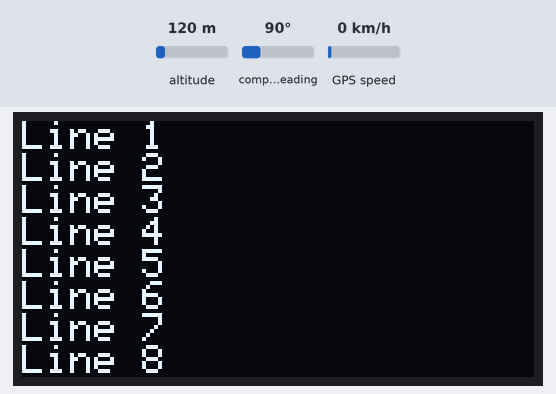
The sketch below on a simulated Arduino Uno, built with avr-gcc and run on an emulated ATmega328P. On the bench: 128×64 one-colour display. The inputs (shaded band) are chosen by the test bench; at power-on: altitude 120 m, compass heading 90°, GPS speed 0 km/h. The display library's start-up logo is not drawn; the GPS gets a fix after 3 s at 37.7749, -122.4194 with 8 satellites; what the sketch prints to the serial monitor is not drawn.

Above: at 3.2 s.
3.3 s: altitude set to 500 m
Timing chart, 0 to 6.3 s (numbered marks = the images above; inputs shaded):
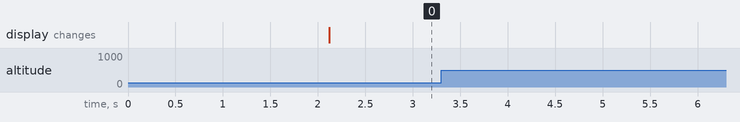

The sketch:

OLED_GPS_KitchenSink.ino
```cpp
#include <TinyGPSPlus.h>
#include <SoftwareSerial.h>
#include <SPI.h>
#include <Wire.h>
#include <Adafruit_GFX.h>
#include <Adafruit_SSD1306.h>

//Definitions used for OLED screen
#define SCREEN_WIDTH 128 // OLED display width, in pixels
#define SCREEN_HEIGHT 64 // OLED display height, in pixels

// Declaration for an SSD1306 display connected to I2C (SDA, SCL pins)
#define OLED_RESET     -1 // Reset pin # (or -1 if sharing Arduino reset pin)
#define SCREEN_ADDRESS 0x3c ///< See datasheet for Address; 0x3D for 128x64, 0x3C for 128x32
Adafruit_SSD1306 display(SCREEN_WIDTH, SCREEN_HEIGHT, &Wire, OLED_RESET);
/*
   This sample code demonstrates just about every built-in operation of TinyGPSPlus (TinyGPSPlus).
   It requires the use of SoftwareSerial, and assumes that you have a
   4800-baud serial GPS device hooked up on pins 4(rx) and 3(tx).
*/
static const int RXPin = 4, TXPin = 3;
static const uint32_t GPSBaud = 9600;

// The TinyGPSPlus object
TinyGPSPlus gps;

// The serial connection to the GPS device
SoftwareSerial ss(RXPin, TXPin);

// For stats that happen every 5 seconds
unsigned long last = 0UL;

void setup()
{
  Serial.begin(115200);
  ss.begin(GPSBaud);

  Serial.println(F("KitchenSink.ino"));
  Serial.println(F("Demonstrating nearly every feature of TinyGPSPlus"));
  Serial.print(F("Testing TinyGPSPlus library v. ")); Serial.println(TinyGPSPlus::libraryVersion());
  Serial.println(F("by Mikal Hart"));
  Serial.println();

  // SSD1306_SWITCHCAPVCC = generate display voltage from 3.3V internally
  if(!display.begin(SSD1306_SWITCHCAPVCC, SCREEN_ADDRESS)) {
    Serial.println(F("SSD1306 allocation failed"));
    for(;;); // Don't proceed, loop forever
  }
    display.display();
    delay(2000); // Pause for 2 seconds
    display.clearDisplay();
}

void loop() {

  // Dispatch incoming characters
  while (ss.available() > 0)
    gps.encode(ss.read());


  if (gps.location.isUpdated())
  {
    Serial.print(F("LOCATION   Fix Age="));
    Serial.print(gps.location.age());
    Serial.print(F("ms Raw Lat="));
    Serial.print(gps.location.rawLat().negative ? "-" : "+");
    Serial.print(gps.location.rawLat().deg);
    Serial.print("[+");
    Serial.print(gps.location.rawLat().billionths);
    Serial.print(F(" billionths],  Raw Long="));
    Serial.print(gps.location.rawLng().negative ? "-" : "+");
    Serial.print(gps.location.rawLng().deg);
    Serial.print("[+");
    Serial.print(gps.location.rawLng().billionths);
    Serial.print(F(" billionths],  Lat="));
    Serial.print(gps.location.lat(), 6);
    Serial.print(F(" Long="));
    Serial.println(gps.location.lng(), 6);
  }

  else if (gps.date.isUpdated())
  {
    Serial.print(F("DATE       Fix Age="));
    Serial.print(gps.date.age());
    Serial.print(F("ms Raw="));
    Serial.print(gps.date.value());
    Serial.print(F(" Year="));
    Serial.print(gps.date.year());
    Serial.print(F(" Month="));
    Serial.print(gps.date.month());
    Serial.print(F(" Day="));
    Serial.println(gps.date.day());

  }

  else if (gps.time.isUpdated())
  {
    Serial.print(F("TIME       Fix Age="));
    Serial.print(gps.time.age());
    Serial.print(F("ms Raw="));
    Serial.print(gps.time.value());
    Serial.print(F(" Hour="));
    Serial.print(gps.time.hour());
    Serial.print(F(" Minute="));
    Serial.print(gps.time.minute());
    Serial.print(F(" Second="));
    Serial.print(gps.time.second());
    Serial.print(F(" Hundredths="));
    Serial.println(gps.time.centisecond());

  }

  else if (gps.speed.isUpdated())
  {
    Serial.print(F("SPEED      Fix Age="));
    Serial.print(gps.speed.age());
    Serial.print(F("ms Raw="));
    Serial.print(gps.speed.value());
    Serial.print(F(" Knots="));
    Serial.print(gps.speed.knots());
    Serial.print(F(" MPH="));
    Serial.print(gps.speed.mph());
    Serial.print(F(" m/s="));
    Serial.print(gps.speed.mps());
    Serial.print(F(" km/h="));
    Serial.println(gps.speed.kmph());
  }

  else if (gps.course.isUpdated())
  {
    Serial.print(F("COURSE     Fix Age="));
    Serial.print(gps.course.age());
    Serial.print(F("ms Raw="));
    Serial.print(gps.course.value());
    Serial.print(F(" Deg="));
    Serial.println(gps.course.deg());
  }

  else if (gps.altitude.isUpdated())
  {
    Serial.print(F("ALTITUDE   Fix Age="));
    Serial.print(gps.altitude.age());
    Serial.print(F("ms Raw="));
    Serial.print(gps.altitude.value());
    Serial.print(F(" Meters="));
    Serial.print(gps.altitude.meters());
    Serial.print(F(" Miles="));
    Serial.print(gps.altitude.miles());
    Serial.print(F(" KM="));
    Serial.print(gps.altitude.kilometers());
    Serial.print(F(" Feet="));
    Serial.println(gps.altitude.feet());
  }

  else if (gps.satellites.isUpdated())
  {
    Serial.print(F("SATELLITES Fix Age="));
    Serial.print(gps.satellites.age());
    Serial.print(F("ms Value="));
    Serial.println(gps.satellites.value());

  }

  else if (gps.hdop.isUpdated())
  {
    Serial.print(F("HDOP       Fix Age="));
    Serial.print(gps.hdop.age());
    Serial.print(F("ms raw="));
    Serial.print(gps.hdop.value());
    Serial.print(F(" hdop="));
    Serial.println(gps.hdop.hdop());
  }

  else if (millis() - last > 5000)
  {
    Serial.println();
    if (gps.location.isValid())
    {
      static const double LONDON_LAT = 51.508131, LONDON_LON = -0.128002;
      double distanceToLondon =
        TinyGPSPlus::distanceBetween(
          gps.location.lat(),
          gps.location.lng(),
          LONDON_LAT,
          LONDON_LON);
      double courseToLondon =
        TinyGPSPlus::courseTo(
          gps.location.lat(),
          gps.location.lng(),
          LONDON_LAT,
          LONDON_LON);

      Serial.print(F("LONDON     Distance="));
      Serial.print(distanceToLondon/1000, 6);
      Serial.print(F(" km Course-to="));
      Serial.print(courseToLondon, 6);
      Serial.print(F(" degrees ["));
      Serial.print(TinyGPSPlus::cardinal(courseToLondon));
      Serial.println(F("]"));
    }

    Serial.print(F("DIAGS      Chars="));
    Serial.print(gps.charsProcessed());
    Serial.print(F(" Sentences-with-Fix="));
    Serial.print(gps.sentencesWithFix());
    Serial.print(F(" Failed-checksum="));
    Serial.print(gps.failedChecksum());
    Serial.print(F(" Passed-checksum="));
    Serial.println(gps.passedChecksum());

    if (gps.charsProcessed() < 10)
      Serial.println(F("WARNING: No GPS data.  Check wiring."));

    last = millis();
    Serial.println();
  }


//Code displying GPS data to the OLED screen
// Show initial display buffer contents on the screen --
// the library initializes this with an Adafruit splash screen.

//    display.setCursor(0, 0);
    display.setTextSize(1); // Draw 2X-scale text
    display.setTextColor(SSD1306_WHITE);
//    display.print(F("Time: "));
//    display.print(gps.time.hour());
//    display.print(F(":"));
//    display.print(gps.time.minute());
//    display.print(F(":"));
//    display.println(gps.time.second());
//
//    display.print(F("SAT. Age = "));
//    display.println(gps.satellites.age());
//    display.println(F("SAT. Number = "));
    display.println(F("Line 1 "));
    display.println(F("Line 2 "));
    display.println(F("Line 3 "));
    display.println(F("Line 4 "));
    display.println(F("Line 5 "));
    display.println(F("Line 6 "));
    display.println(F("Line 7 "));
    display.println(F("Line 8 "));
    display.println(F("Line 9 "));
    display.println(F("Line 10 "));
    display.println(F("Line 11 "));

    display.cp437(true);         // Use full 256 char 'Code Page 437' font
    display.setCursor(0, 0);
    display.display();      // Show initial text
//    delay(1000); // Pause for N# of seconds


}
```

Measured:
- after the input at 3.3 s, every drawn part: stays the same
